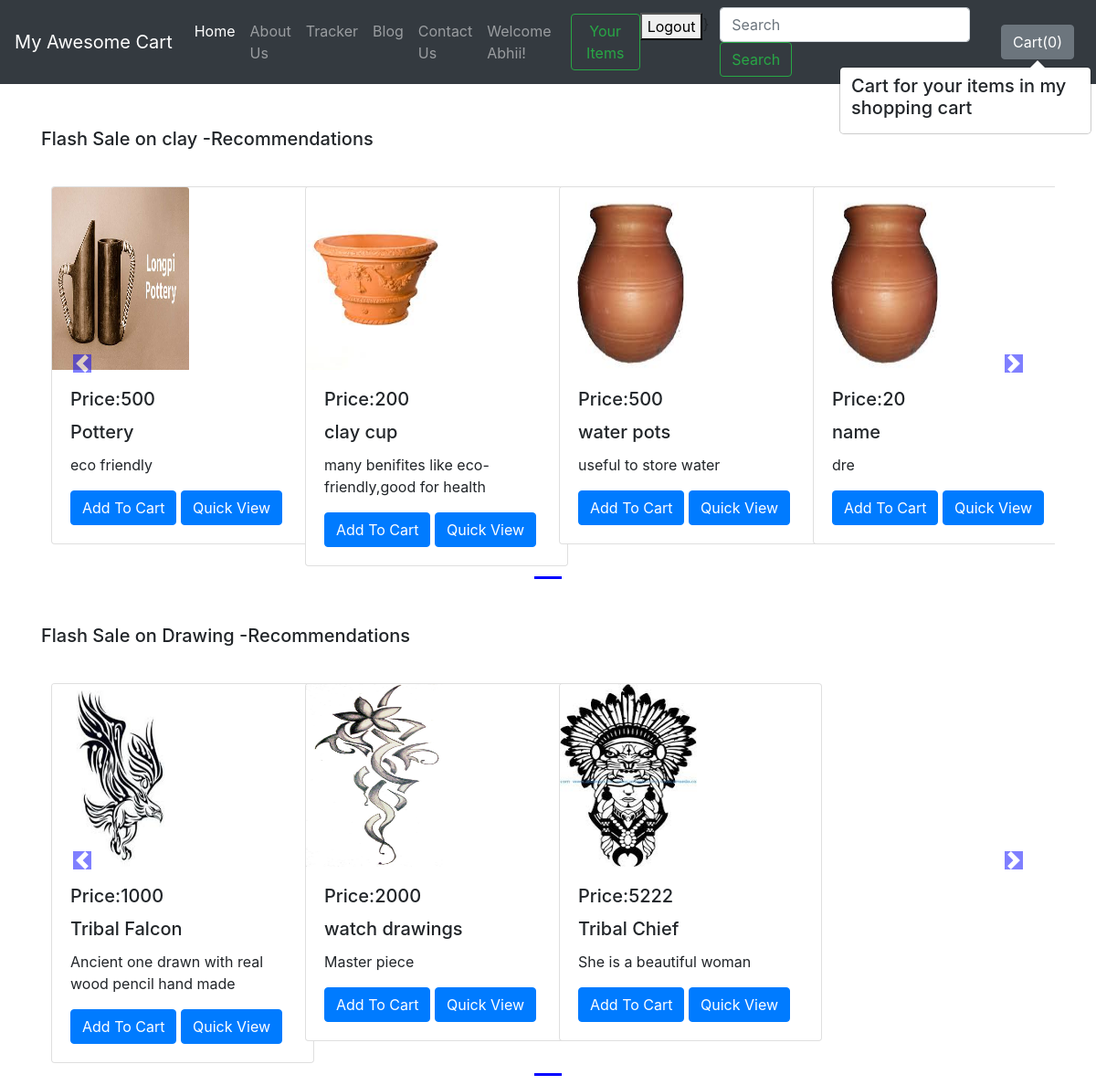
Screenshot of /shop/ (signed in) with the database file from the repository.
### shop/models.py (models this page shows, shortened)
class Productnew(models.Model):
	product_id = models.AutoField
	product_name = models.CharField(max_length=50)
	category=models.CharField(max_length=50,default="")
	sub_category=models.CharField(max_length=50,default="")
	price=models.IntegerField(default=0)
	desc = models.CharField(max_length=300)
	product_date = models.DateField()
	image=models.ImageField(upload_to="shop/images",default="")
	seller=models.ForeignKey(uu,default=None,on_delete=models.CASCADE)

### shop/views.py (the view)
# urls.py: path('',views.index,name='index'),]
def index(request):
	allProducts=[]
	catprods=Productnew.objects.values('category','id')
	cats={item['category'] for item in catprods}
	for cat in cats:
		prod=Productnew.objects.filter(category=cat)
		n=len(prod)
		nSlides= (n//4)+ceil((n/4)-(n//4))
		allProducts.append([prod,range(1,nSlides),nSlides])
	params={'allProducts':allProducts}
	return render(request,'shop/index.html',params)

### shop/templates/shop/index.html (shortened to what this page needs)
{% extends 'shop/basic.html' %}
 {% block body %}
   {% load static %}
<div class="container">
  {% for product,range,nSlides in allProducts %}
  <br/>
  <h5 class="my-4">Flash Sale on {{product.0.category}} -Recommendations </h5>
 <div class="row">
<div id="demo{{forloop.counter}}" class="col carousel slide my-3" data-ride="carousel" >
    <ul class="carousel-indicators">
      <li data-target="#demo{{forloop.counter}}" data-slide-to="0" class="active"></li>
    </ul>
    <div class="container carousel-inner no-padding">
      <div class="carousel-item active">
       {% for i in product %}
        <div class="col-xs-3 col-sm-3 col-md-3">
          <div class="card" style="width: 18rem;">
            <img src='/media/{{i.image}}' class="card-img-top" alt="...">
            <div class="card-body">
               <h5 class="card-title" > <span id="pricepr{{i.id}}">Price:{{i.price}}</h5>
               <h5 class="card-title" id="namepr{{i.id}}">{{i.product_name}}</h5>
              <p class="card-text">{{i.desc}}</p>
              <span id="divpr{{i.id}}" class="divpr">
                                    <button id="pr{{i.id}}" class="btn btn-primary cart">Add To Cart</button>
                                </span>
              <a href="/shop/product/{{i.id}}"> <button id="qv{{i.id}}" href="#" class="btn btn-primary cart">Quick View</button></a>
            </div>
          </div>
        </div>
       {% endfor %}
     </div >
</div>
</div>
    <a class="carousel-control-prev" href="#demo{{forloop.counter}}" data-slide="prev">
        <span class="carousel-control-prev-icon"></span>
    </a>
    <a class="carousel-control-next" href="#demo{{forloop.counter}}" data-slide="next">
        <span class="carousel-control-next-icon"></span>
    </a>
</div>
{% endfor %}
</div>
   {% endblock %}

### shop/templates/shop/basic.html (shortened to what this page needs)
<!doctype html>
<html lang="en">
  <head>
    <link rel="stylesheet" href="https://stackpath.bootstrapcdn.com/bootstrap/4.2.1/css/bootstrap.min.css">
  </head>
  <body>
    <nav class="navbar navbar-expand-lg navbar-dark bg-dark">
  <a class="navbar-brand" href="#">My Awesome Cart</a>
  <div class="collapse navbar-collapse" id="navbarSupportedContent">
    <ul class="navbar-nav mr-auto">
      <li class="nav-item active">
        <a class="nav-link" href="/shop">Home <span class="sr-only">(current)</span></a>
      </li>
      <li class="nav-item">
        <a class="nav-link" href="/shop/about">About Us</a>
      </li>
      <li class="nav-item">
        <a class="nav-link" href="/shop/tracker">Tracker</a>
      </li>
       <li class="nav-item">
        <a class="nav-link" href="/blog">Blog</a>
      </li>
      <li class="nav-item">
        <a class="nav-link" href="/shop/contact">Contact Us</a>
      </li>
      {%if user.is_authenticated %}
             <a class="nav-link" href="#">Welcome {{user}}!</a>
              <form method='post' action='/shop/items/' class="form-inline my-2 my-lg-0">
      <button class="btn btn-outline-success my-2 my-sm-0" type="submit">Your Items</button>
    </form>
             <form class="logout-link" action="{% url 'account:logout'%}" method="post">
        <button type="Submit">Logout</button>
      </form>
       {% endif %}
      }
      <pre>  </pre>
    </ul>
    <form method='get' action='/shop/search/' class="form-inline my-2 my-lg-0">
      <input class="form-control mr-sm-2" type="search" placeholder="Search" aria-label="Search" name="search" id="search">
      <button class="btn btn-outline-success my-2 my-sm-0" type="submit">Search</button>
    </form>
<button type="button" class="btn btn-secondary mx-2" id= "popcart" data-container="body" data-toggle="popover" data-placement="bottom" data-content="Vivamus
sagittis lacus vel augue laoreet rutrum faucibus." data-html="true">
  Cart(<span id="cart">0</span>)
</button>
  </div>
</nav>
  {% block body %} {% endblock %}
  </body>
</html

### rows the page displays
Productnew: category "clay", image (picture), price "500", product_name "Pottery", desc "eco friendly"
Productnew: image (picture), price "200", product_name "clay cup", desc "many benifites like eco-friendly,good for health"
Productnew: image (picture), price "500", product_name "water pots", desc "useful to store water"
Productnew: image (picture), price "20", product_name "name", desc "dre"
Productnew: category "Drawing", image (picture), price "1000", product_name "Tribal Falcon", desc "Ancient one drawn with real wood pencil hand made"
Productnew: image (picture), price "2000", product_name "watch drawings", desc "Master piece"
Productnew: image (picture), price "5222", product_name "Tribal Chief", desc "She is a beautiful woman"

### other values shown
{{ user }} "Abhii"
